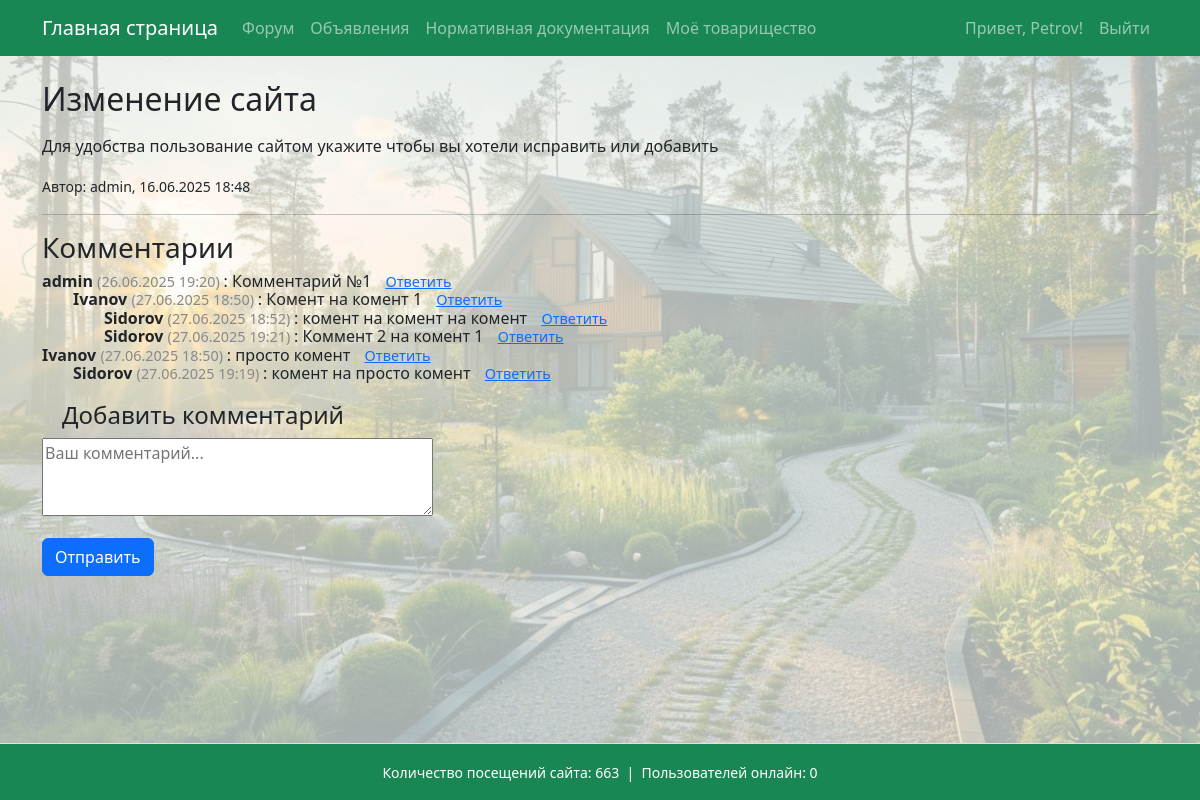
The app's page /forum/1/ (signed in), older data.
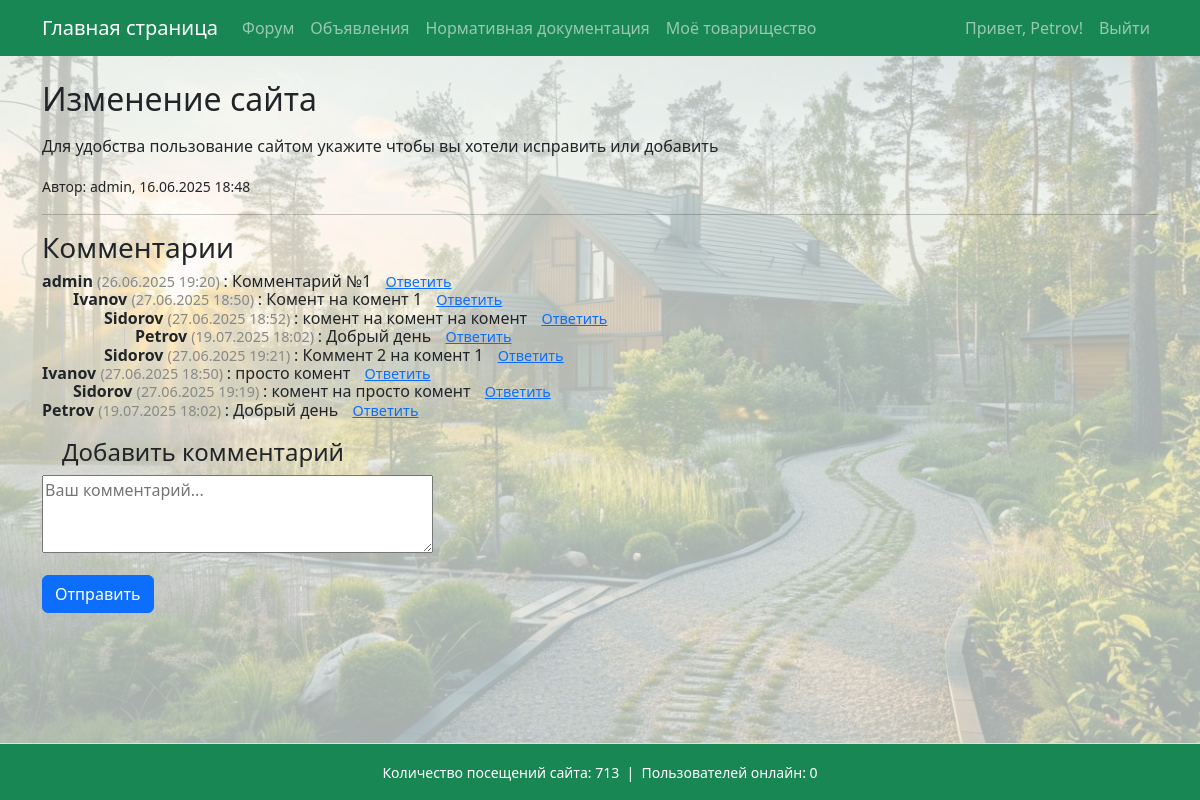
The same page, newer data.
### garden/models.py (models this page shows, shortened)
class Comment(models.Model):
    post = models.ForeignKey(ForumPost, on_delete=models.CASCADE, related_name='comments')
    user = models.ForeignKey(User, on_delete=models.CASCADE)
    parent = models.ForeignKey('self', null=True, blank=True, on_delete=models.CASCADE, related_name='replies')
    content = models.TextField()
    created_at = models.DateTimeField(auto_now_add=True)

### garden/views.py (the view)
# urls.py: path('forum/<int:pk>/', views.forum_post_detail, name='forum_post_detail'),
@login_required
def forum_post_detail(request, pk):
    post = get_object_or_404(ForumPost, pk=pk)
    comments = post.comments.filter(parent__isnull=True).prefetch_related('replies', 'user')
    reply_to = request.GET.get('reply_to')
    try:
        reply_to = int(reply_to)
    except (TypeError, ValueError):
        reply_to = None
    if request.method == 'POST':
        form = CommentForm(request.POST)
        if form.is_valid():
            parent_id = form.cleaned_data.get('parent_id')
            parent_comment = None
            if parent_id:
                parent_comment = Comment.objects.filter(id=parent_id, post=post).first()
            comment = form.save(commit=False)
            comment.post = post
            comment.user = request.user
            comment.parent = parent_comment
            comment.save()
            return redirect(f'{post.get_absolute_url()}#comment-{comment.id}')
    else:
        initial = {}
        if reply_to:
            initial['parent_id'] = reply_to
        form = CommentForm(initial=initial)
    context = {
        'post': post,
        'comments': comments,
        'form': form,
        'reply_to': reply_to,
    }
    return render(request, 'forum_post_detail.html', context)

### garden/forms.py
class CommentForm(forms.ModelForm):
    parent_id = forms.IntegerField(widget=forms.HiddenInput(), required=False)
    class Meta:
        model = Comment
        fields = ['content', 'parent_id']
        labels = {'content': '',}  # убираем метку
        widgets = {
            'content': forms.Textarea(attrs={'rows': 3, 'placeholder': 'Ваш комментарий...'}),
        }

### garden/context_processors.py (called while the page is built)
def total_visits_processor(request):
    counter, created = PageVisit.objects.get_or_create(page_name='main_page')
    return {
        'total_visits': counter.visits
    }

def online_users_processor(request):
    now = timezone.now()
    active_threshold = now - timedelta(seconds=40)  # считаем активными за последние 40 секунд
    online_count = Profile.objects.filter(last_seen__gte=active_threshold).count()
    return {'online_users': online_count}

### garden/templates/forum_post_detail.html (shortened to what this page needs)
{% extends 'base.html' %}
{% block content %}
<h2>{{ post.title }}</h2>
<p>{{ post.content|linebreaks }}</p>
<p><small>Автор: {{ post.user.username }}, {{ post.created_at|date:"d.m.Y H:i" }}</small></p>
<hr>
<h3>Комментарии</h3>
{% include "_comment.html" with comments=comments reply_to=reply_to %}
<h4 style="text-indent: 20px;margin-top: 20px;">Добавить комментарий</h4>
<form method="post" id="comment-form">
  {{ form.as_p }}
  <button type="submit" class="btn btn-primary">Отправить</button>
</form>
{% endblock %}

### templates/base.html (shortened to what this page needs)
<!DOCTYPE html>
<html lang="ru">
<head>
    <link rel="stylesheet" href="https://cdn.jsdelivr.net/npm/bootstrap@5.3.0/dist/css/bootstrap.min.css">
</head>
<body>
    <div class="page-container">
        <nav class="navbar navbar-expand-lg navbar-dark bg-success mb-4">
            <div class="container">
                <a class="navbar-brand" href="{% url 'main_page' %}">Главная страница</a>
                <div class="collapse navbar-collapse" id="navbarSupportedContent">
                    <ul class="navbar-nav me-auto mb-2 mb-lg-0">
                        <li class="nav-item"><a class="nav-link" href="{% url 'forum' %}">Форум</a></li>
                        <li class="nav-item"><a class="nav-link" href="{% url 'ads' %}">Объявления</a></li>
                        <li class="nav-item"><a class="nav-link" href="https://strb.by/" target="_blank" rel="noopener noreferrer">Нормативная документация</a></li>
                        <li class="nav-item"><a class="nav-link" href="{% url 'my_community' %}">Моё товарищество</a></li>
                    </ul>
                    <ul class="navbar-nav ms-auto mb-2 mb-lg-0">
                        {% if user.is_authenticated %}
                            <li class="nav-item">
                                <span class="nav-link">Привет, {{ user.username }}!</span>
                            </li>
                            <li class="nav-item">
                                <a class="nav-link" href="#" onclick="event.preventDefault(); document.getElementById('logout-form').submit();">
                                    Выйти
                                </a>
                            </li>
                        {% else %}
                            <li class="nav-item"><a class="nav-link" href="{% url 'login' %}">Войти</a></li>
                        {% endif %}
                    </ul>
                </div>
            </div>
        </nav>
        <main class="content-wrap container">
            {% block content %}
            {% endblock %}
        </main>
        <footer class="bg-success text-center py-3 mt-4 border-top text-white">
            <div class="container">
                <small>
                    Количество посещений сайта: {{ total_visits }}
                      &nbsp;|&nbsp;
                    Пользователей онлайн: {{ online_users }}
                </small>
            </div>
        </footer>
    </div>
</body>
</html>

### garden/templates/_comment.html
<ul style="list-style: none; margin: 0; padding: 0; line-height: 1;">
  {% for comment in comments %}
    <li id="comment-{{ comment.id }}"
        style="margin: 2px 0; padding: 0; {% if reply_to and comment.id == reply_to %}background: #fff3cd; border-radius: 4px;{% endif %}">
      <span style="font-weight: bold;">{{ comment.user.username }}</span>
      <span style="color: #888; font-size: 0.9em;">
        ({{ comment.created_at|date:"d.m.Y H:i" }})
      </span>:
      <span>{{ comment.content|linebreaksbr }}</span>
      <a href="?reply_to={{ comment.id }}#comment-{{ comment.id }}" style="margin-left: 10px; font-size: 0.9em;">Ответить</a>
      {% if comment.replies.all %}
        <div style="margin-left: 20px; border-left: 1px solid #ccc; padding-left: 10px;">
          {% include "_comment.html" with comments=comment.replies.all reply_to=reply_to %}
        </div>
      {% endif %}
    </li>
  {% endfor %}
</ul>

Row changes from the older to the newer data that the page shows:
added Comment: user.username "Petrov", created_at "19.07.2025 18:02", content "Добрый день", shown under "Sidorov"
added Comment: user.username "Petrov", created_at "19.07.2025 18:02", content "Добрый день", shown under "Комментарии"
Text that changed along with them:
{{ total_visits }}: "663" → "713"
